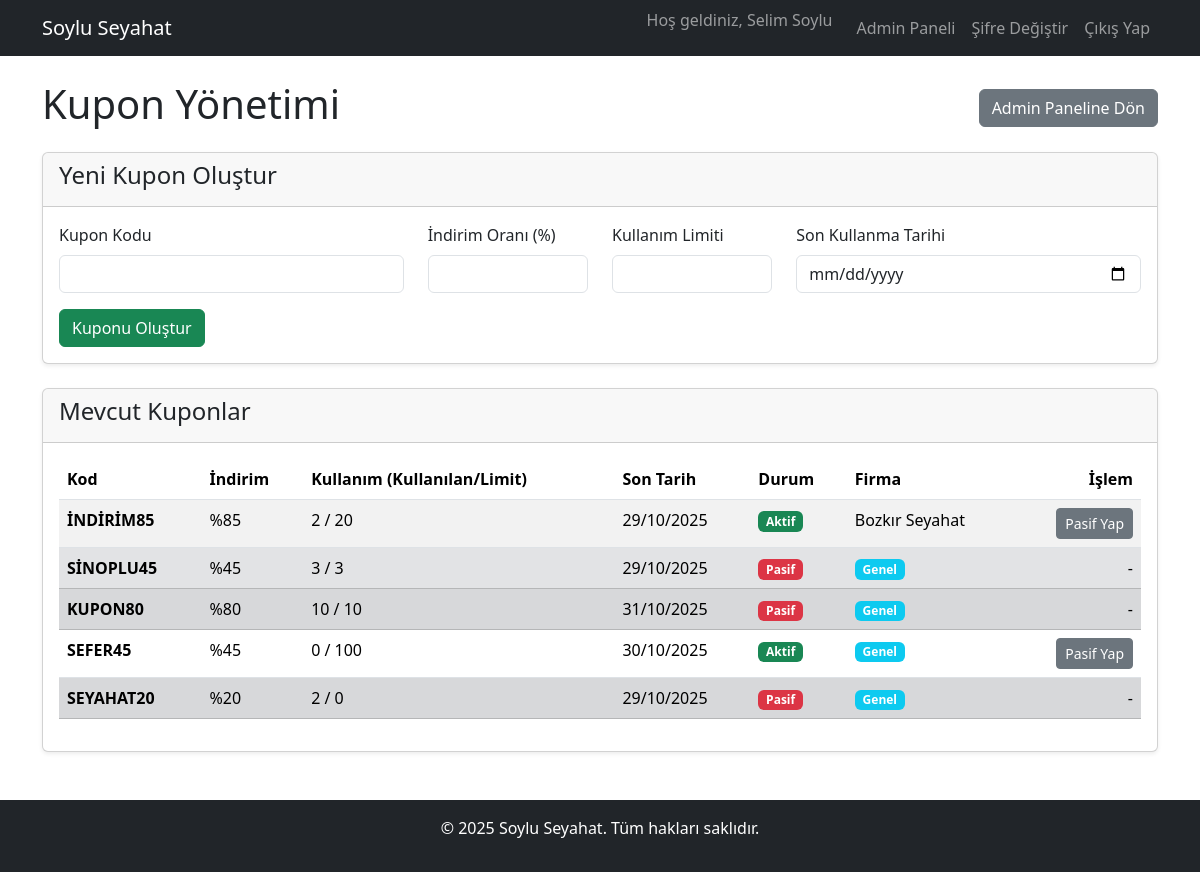
Page /kupon_yonetim.php (signed in) on the committed database.
### tables this page shows
CREATE TABLE Coupons (
    id TEXT PRIMARY KEY,
    code TEXT UNIQUE NOT NULL,
    discount REAL NOT NULL,
    usage_limit INTEGER NOT NULL,
    expire_date TEXT NOT NULL, 
    created_at TEXT DEFAULT CURRENT_TIMESTAMP,
    company_id TEXT, 
    FOREIGN KEY (company_id) REFERENCES Bus_Company(id)
);

### public/kupon_yonetim.php (the view, shortened to what this page needs)
<?php
$db = getDBConnection();
$user_role = $_SESSION['role'];
if ($user_role === 'admin') {
    $stmt_coupons = $db->prepare("SELECT c.*, bc.name AS company_name, (SELECT COUNT(id) FROM User_Coupons WHERE coupon_id = c.id) AS usage_count FROM Coupons c LEFT JOIN Bus_Company bc ON c.company_id = bc.id ORDER BY c.created_at DESC");
} else {
    $company_id = $_SESSION['company_id'];
    $stmt_coupons = $db->prepare("SELECT c.*, (SELECT COUNT(id) FROM User_Coupons WHERE coupon_id = c.id) AS usage_count FROM Coupons c WHERE c.company_id = ? ORDER BY c.created_at DESC");
    $stmt_coupons->bindParam(1, $company_id);
}
$stmt_coupons->execute();
$coupons = $stmt_coupons->fetchAll();
include '../src/templates/header.php';
?>
<div class="d-flex justify-content-between align-items-center mb-3">
    <h1>Kupon Yönetimi</h1>
    <?php if ($user_role === 'admin'): ?>
        <a href="admin_panel.php" class="btn btn-secondary">Admin Paneline Dön</a>
    <?php else: ?>
        <a href="company_panel.php" class="btn btn-secondary">Firma Paneline Dön</a>
    <?php endif; ?>
</div>
<div class="card mb-4 shadow-sm">
    <div class="card-header"><h4>Yeni Kupon Oluştur</h4></div>
    <div class="card-body">
        <form action="kupon_yonetim.php" method="POST">
             <div class="row">
                <div class="col-md-4 mb-3"><label for="code" class="form-label">Kupon Kodu</label><input type="text" class="form-control" name="code" required></div>
                <div class="col-md-2 mb-3"><label for="discount" class="form-label">İndirim Oranı (%)</label><input type="number" class="form-control" name="discount" min="1" max="100" required></div>
                <div class="col-md-2 mb-3"><label for="usage_limit" class="form-label">Kullanım Limiti</label><input type="number" class="form-control" name="usage_limit" min="1" required></div>
                <div class="col-md-4 mb-3"><label for="expire_date" class="form-label">Son Kullanma Tarihi</label><input type="date" class="form-control" name="expire_date" required></div>
            </div>
            <button type="submit" class="btn btn-success" name="add_coupon">Kuponu Oluştur</button>
        </form>
    </div>
</div>
<div class="card shadow-sm">
    <div class="card-header"><h4>Mevcut Kuponlar</h4></div>
    <div class="card-body">
        <table class="table table-striped">
            <thead>
                <tr>
                    <th>Kod</th>
                    <th>İndirim</th>
                    <th>Kullanım (Kullanılan/Limit)</th>
                    <th>Son Tarih</th>
                    <th>Durum</th>
                    <?php if ($user_role === 'admin'): ?><th>Firma</th><?php endif; ?>
                    <th class="text-end">İşlem</th>
                </tr>
            </thead>
            <tbody>
                <?php foreach ($coupons as $coupon): ?>
                <?php
                    $is_expired = strtotime($coupon['expire_date']) < time();
                    $is_limit_reached = $coupon['usage_limit'] > 0 && ($coupon['usage_count'] >= $coupon['usage_limit']);
                    $is_manually_disabled = $coupon['usage_limit'] == 0;
                    $is_active = !$is_expired && !$is_limit_reached && !$is_manually_disabled;
                ?>
                <tr class="<?php if (!$is_active) echo 'table-secondary text-muted'; ?>">
                    <td><strong><?php echo htmlspecialchars($coupon['code']); ?></strong></td>
                    <td>%<?php echo htmlspecialchars($coupon['discount']); ?></td>
                    <td><?php echo $coupon['usage_count']; ?> / <?php echo $coupon['usage_limit']; ?></td>
                    <td><?php echo date('d/m/Y', strtotime($coupon['expire_date'])); ?></td>
                    <td>
                        <?php if ($is_active): ?>
                            <span class="badge bg-success">Aktif</span>
                        <?php else: ?>
                            <span class="badge bg-danger">Pasif</span>
                        <?php endif; ?>
                    </td>
                    <?php if ($user_role === 'admin'): ?>
                        <td><?php echo $coupon['company_name'] ? htmlspecialchars($coupon['company_name']) : '<span class="badge bg-info">Genel</span>'; ?></td>
                    <?php endif; ?>
                    <td class="text-end">
                        <?php if ($is_active): ?>
                            <a href="kupon_pasif_yap.php?id=<?php echo $coupon['id']; ?>" class="btn btn-sm btn-secondary" onclick="return confirm('Bu kuponu pasif hale getirmek istediğinizden emin misiniz?');">Pasif Yap</a>
                        <?php else: ?>
                            <span>-</span>
                        <?php endif; ?>
                    </td>
                </tr>
                <?php endforeach; ?>
            </tbody>
        </table>
    </div>
</div>
<?php include '../src/templates/footer.php'; ?>

### public/assets/css/style.css (style rules this page uses)
html, body { height: 100%; margin: 0; }
body { display: flex; flex-direction: column; }

### rows in the picture
coupons: code "İNDİRİM85", discount "85", usage_count "2", usage_limit "20", expire_date "29/10/2025", shows "Aktif", company_name "Bozkır Seyahat"
coupons: code "SİNOPLU45", discount "45", usage_count "3", usage_limit "3", expire_date "29/10/2025", shows "Pasif", shows "Genel"
coupons: code "KUPON80", discount "80", usage_count "10", usage_limit "10", expire_date "31/10/2025", shows "Pasif", shows "Genel"
coupons: code "SEFER45", discount "45", usage_count "0", usage_limit "100", expire_date "30/10/2025", shows "Aktif", shows "Genel"
coupons: code "SEYAHAT20", discount "20", usage_count "2", usage_limit "0", expire_date "29/10/2025", shows "Pasif", shows "Genel"

### other values in the picture
$_SESSION['full_name'] "Selim Soylu"
